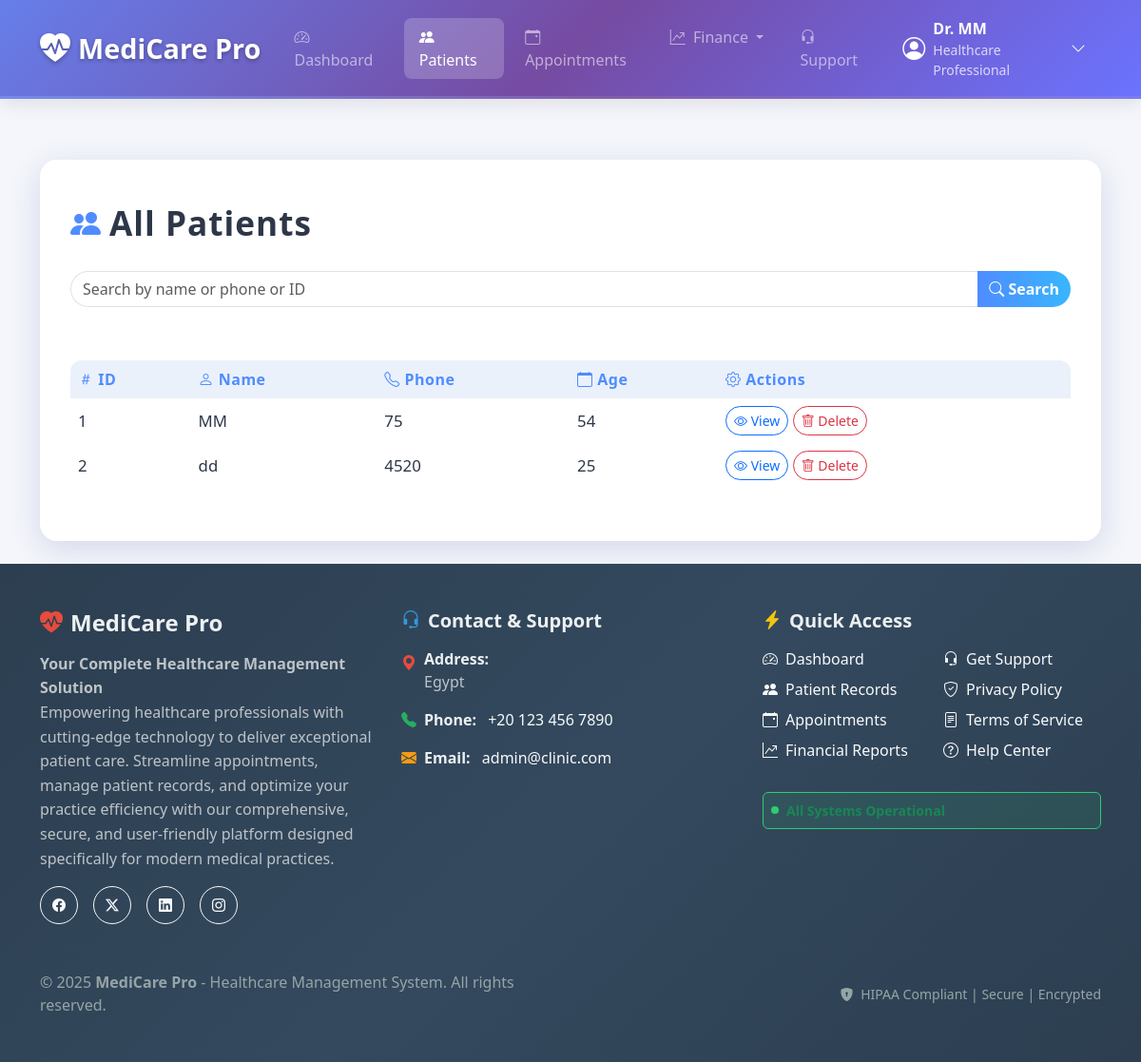
Page /patients (signed in) on the committed database.
### models.py (models this page shows, shortened)
class Doctor(UserMixin, db.Model):
    __tablename__ = 'doctor'
    id = db.Column(db.Integer, primary_key=True)
    clinic_id = db.Column(db.Integer, db.ForeignKey('clinic.id'), nullable=True)
    first_name = db.Column(db.String(100), nullable=False)
    last_name = db.Column(db.String(100), nullable=False)
    email = db.Column(db.String(120), unique=True, nullable=False)
    phone = db.Column(db.String(20), unique=True, nullable=False)
    password = db.Column(db.String(200), nullable=False)
    verified = db.Column(db.Boolean, default=False)
    is_active = db.Column(db.Boolean, default=True)
    role = db.Column(db.String(50), default='doctor')  # doctor, admin
    created_at = db.Column(db.DateTime, default=datetime.utcnow)
    last_login = db.Column(db.DateTime)
    patients = db.relationship('Patient', backref='doctor', lazy=True)

class Patient(db.Model):
    __tablename__ = 'patient'
    id = db.Column(db.Integer, primary_key=True)
    doctor_id = db.Column(db.Integer, db.ForeignKey('doctor.id'), nullable=False)
    doctor_patient_id = db.Column(db.Integer, nullable=False)  # Doctor-specific patient ID
    name = db.Column(db.String(100), nullable=False)
    phone = db.Column(db.String(20))
    age = db.Column(db.Integer)
    diagnosis = db.Column(db.String(200))
    medicines = db.Column(db.String(255))
    first_visit = db.Column(db.DateTime)
    next_visit = db.Column(db.DateTime)
    completed = db.Column(db.Boolean, default=False)
    amount_due = db.Column(db.Float, nullable=False, default=0.0)
    amount_paid = db.Column(db.Float, nullable=False, default=0.0)
    xray_filename = db.Column(db.String(255), nullable=True)
    visits = db.relationship('Visit', backref='patient', lazy=True, cascade='all, delete-orphan')
    __table_args__ = (db.UniqueConstraint('doctor_id', 'doctor_patient_id', name='_doctor_patient_id_uc'),)

class AdminContactInfo(db.Model):
    __tablename__ = 'admin_contact_info'
    id = db.Column(db.Integer, primary_key=True)
    phone = db.Column(db.String(20))
    whatsapp = db.Column(db.String(20))
    email = db.Column(db.String(120))
    address = db.Column(db.Text)
    working_hours = db.Column(db.String(100))
    updated_at = db.Column(db.DateTime, default=datetime.utcnow)
    updated_by = db.Column(db.Integer, db.ForeignKey('super_admin.id'))
    @classmethod
    def get_contact_info(cls):
        info = cls.query.first()
        return info

### app.py (the view)
@app.route('/patients')
@login_required
def patients():
    query = request.args.get('q')
    if query:
        base_conditions = [Patient.name.ilike(f'%{query}%'), Patient.phone.ilike(f'%{query}%')]
        if query.isdigit():
            base_conditions.append(Patient.id == int(query))
        results = Patient.query.filter(
            Patient.doctor_id == current_user.id,
            or_(*base_conditions)
        ).order_by(Patient.id).all()
    else:
        results = Patient.query.filter_by(doctor_id=current_user.id).order_by(Patient.id).all()
    return render_template('patients.html', patients=results)

### templates/patients.html (shortened to what this page needs)
{% extends "base.html" %}
{% block content %}
<div class="container dashboard-container">
  <div class="dashboard-title">
    <i class="bi bi-people-fill"></i> All Patients
  </div>
  <form method="GET" action="{{ url_for('patients') }}" class="mb-4 search-bar">
    <div class="input-group">
      <input type="text" name="q" class="form-control" placeholder="Search by name or phone or ID" value="{{ request.args.get('q', '') }}">
      <button class="btn" type="submit"><i class="bi bi-search"></i> Search</button>
    </div>
  </form>
  {% if patients %}
    <div class="table-responsive">
      <table class="table table-dashboard align-middle">
        <thead>
          <tr>
            <th><i class="bi bi-hash"></i> ID</th>
            <th><i class="bi bi-person"></i> Name</th>
            <th><i class="bi bi-telephone"></i> Phone</th>
            <th><i class="bi bi-calendar"></i> Age</th>
            <th><i class="bi bi-gear"></i> Actions</th>
          </tr>
        </thead>
        <tbody>
          {% for patient in patients %}
          <tr>
            <td>{{ patient.doctor_patient_id or patient.id }}</td>
            <td>{{ patient.name }}</td>
            <td>{{ patient.phone }}</td>
            <td>{{ patient.age }}</td>
            <td>
              <a href="{{ url_for('patient_detail', patient_id=patient.id) }}" class="btn btn-sm btn-outline-primary">
                <i class="bi bi-eye"></i> View
              </a>
              <form method="POST" action="{{ url_for('delete_patient', patient_id=patient.id) }}" style="display:inline;">
                <button type="submit" class="btn btn-sm btn-outline-danger" onclick="return confirm('Are you sure you want to delete this patient?');">
                  <i class="bi bi-trash"></i> Delete
                </button>
              </form>
            </td>
          </tr>
          {% endfor %}
        </tbody>
      </table>
    </div>
  {% else %}
    <div class="no-patients">
      <i class="bi bi-emoji-frown"></i> No patients found.
    </div>
  {% endif %}
</div>
<link rel="stylesheet" href="https://cdn.jsdelivr.net/npm/bootstrap-icons@1.11.1/font/bootstrap-icons.css">
{% endblock %}

### templates/base.html (shortened to what this page needs)
<!DOCTYPE html>
<html lang="en">
<head>
    <link rel="stylesheet" href="https://cdn.jsdelivr.net/npm/bootstrap@5.3.2/dist/css/bootstrap.min.css">
    <link rel="stylesheet" href="https://cdn.jsdelivr.net/npm/bootstrap-icons@1.11.3/font/bootstrap-icons.css">
</head>
<body class="d-flex flex-column min-vh-100">
    <nav class="navbar navbar-expand-lg navbar-dark navbar-custom sticky-top">
      <div class="container">
        <a class="navbar-brand d-flex align-items-center" href="{{ url_for('dashboard') }}">
          <i class="bi bi-heart-pulse-fill fs-2 me-2"></i>
          <span>MediCare Pro</span>
        </a>
        <div class="collapse navbar-collapse" id="navbarMain">
          <ul class="navbar-nav me-auto mb-2 mb-lg-0">
            <li class="nav-item">
              <a class="nav-link" href="{{ url_for('dashboard') }}">
                <i class="bi bi-speedometer2 me-1"></i> Dashboard
              </a>
            </li>
            <li class="nav-item">
              <a class="nav-link" href="{{ url_for('patients') }}">
                <i class="bi bi-people-fill me-1"></i> Patients
              </a>
            </li>
            <li class="nav-item">
              <a class="nav-link" href="{{ url_for('calendar') }}">
                <i class="bi bi-calendar-event me-1"></i> Appointments
              </a>
            </li>
            <li class="nav-item dropdown">
              <a class="nav-link dropdown-toggle" href="#" id="financesDropdown" role="button" data-bs-toggle="dropdown" aria-expanded="false">
                <i class="bi bi-graph-up-arrow me-1"></i> Finance
              </a>
            </li>
            <li class="nav-item">
              <a class="nav-link" href="{{ url_for('contact') }}">
                <i class="bi bi-headset me-1"></i> Support
              </a>
            </li>
          </ul>
          <div class="d-flex align-items-center gap-3">
            {% if current_user.is_authenticated %}
              <div class="dropdown">
                <button class="user-profile d-flex align-items-center border-0 bg-transparent" data-bs-toggle="dropdown" aria-expanded="false" style="color: white;">
                  <i class="bi bi-person-circle fs-4 me-2"></i>
                  <div class="d-flex flex-column text-start">
                    <span class="fw-semibold">Dr. {{ current_user.first_name }}</span>
                    {% if current_user.clinic %}
                      <small class="opacity-75">{{ current_user.clinic.name }}</small>
                    {% else %}
                      <small class="opacity-75">Healthcare Professional</small>
                    {% endif %}
                  </div>
                  <i class="bi bi-chevron-down ms-2"></i>
                </button>
              </div>
            {% endif %}
          </div>
        </div>
      </div>
    </nav>
    <main class="flex-grow-1">
        <div class="container py-4">
            {% block content %}{% endblock %}
        </div>
    </main>
    <footer class="mt-auto" style="background: linear-gradient(135deg, #2c3e50 0%, #34495e 50%, #2c3e50 100%); color: #ecf0f1;">
      <div class="container py-5">
        <div class="row g-4">
          <div class="col-lg-4 col-md-6">
            <div class="footer-section">
              <h4 class="fw-bold mb-3 d-flex align-items-center">
                <i class="bi bi-heart-pulse-fill me-2" style="color: #e74c3c;"></i>
                MediCare Pro
              </h4>
              <p class="mb-3" style="line-height: 1.6; color: #bdc3c7;">
                <strong>Your Complete Healthcare Management Solution</strong><br>
                Empowering healthcare professionals with cutting-edge technology to deliver exceptional patient care.
                Streamline appointments, manage patient records, and optimize your practice efficiency with our
                comprehensive, secure, and user-friendly platform designed specifically for modern medical practices.
              </p>
              <div class="d-flex gap-3 mt-3">
                <a href="#" class="btn btn-outline-light btn-sm rounded-circle" style="width: 40px; height: 40px; display: flex; align-items: center; justify-content: center;">
                  <i class="bi bi-facebook"></i>
                </a>
                <a href="#" class="btn btn-outline-light btn-sm rounded-circle" style="width: 40px; height: 40px; display: flex; align-items: center; justify-content: center;">
                  <i class="bi bi-twitter-x"></i>
                </a>
                <a href="#" class="btn btn-outline-light btn-sm rounded-circle" style="width: 40px; height: 40px; display: flex; align-items: center; justify-content: center;">
                  <i class="bi bi-linkedin"></i>
                </a>
                <a href="#" class="btn btn-outline-light btn-sm rounded-circle" style="width: 40px; height: 40px; display: flex; align-items: center; justify-content: center;">
                  <i class="bi bi-instagram"></i>
                </a>
              </div>
            </div>
          </div>
          <div class="col-lg-4 col-md-6">
            <div class="footer-section">
              <h5 class="fw-bold mb-3 d-flex align-items-center">
                <i class="bi bi-headset me-2" style="color: #3498db;"></i>
                Contact & Support
              </h5>
              {% if contact_info %}
                <div class="contact-info">
                  {% if contact_info.address %}
                    <div class="mb-3 d-flex align-items-start">
                      <i class="bi bi-geo-alt-fill me-2 mt-1" style="color: #e74c3c;"></i>
                      <div>
                        <strong>Address:</strong><br>
                        <span style="color: #bdc3c7;">{{ contact_info.address }}</span>
                      </div>
                    </div>
                  {% endif %}
                  {% if contact_info.phone %}
                    <div class="mb-3 d-flex align-items-center">
                      <i class="bi bi-telephone-fill me-2" style="color: #27ae60;"></i>
                      <div>
                        <strong>Phone:</strong>
                        <a href="tel:{{ contact_info.phone }}" class="text-light text-decoration-none ms-2">
                          {{ contact_info.phone }}
                        </a>
                      </div>
                    </div>
                  {% endif %}
                  {% if contact_info.email %}
                    <div class="mb-3 d-flex align-items-center">
                      <i class="bi bi-envelope-fill me-2" style="color: #f39c12;"></i>
                      <div>
                        <strong>Email:</strong>
                        <a href="mailto:{{ contact_info.email }}" class="text-light text-decoration-none ms-2">
                          {{ contact_info.email }}
                        </a>
                      </div>
                    </div>
                  {% endif %}
                </div>
              {% endif %}
            </div>
          </div>
          <div class="col-lg-4 col-md-12">
            <div class="footer-section">
              <h5 class="fw-bold mb-3 d-flex align-items-center">
                <i class="bi bi-lightning-charge-fill me-2" style="color: #f1c40f;"></i>
                Quick Access
              </h5>
              <div class="row">
                <div class="col-6">
                  <ul class="list-unstyled">
                    <li class="mb-2">
                      <a href="{{ url_for('dashboard') }}" class="text-light text-decoration-none d-flex align-items-center">
                        <i class="bi bi-speedometer2 me-2"></i> Dashboard
                      </a>
                    </li>
                    <li class="mb-2">
                      <a href="{{ url_for('patients') }}" class="text-light text-decoration-none d-flex align-items-center">
                        <i class="bi bi-people-fill me-2"></i> Patient Records
                      </a>
                    </li>
                    <li class="mb-2">
                      <a href="{{ url_for('calendar') }}" class="text-light text-decoration-none d-flex align-items-center">
                        <i class="bi bi-calendar-event me-2"></i> Appointments
                      </a>
                    </li>
                    <li class="mb-2">
                      <a href="{{ url_for('finances') }}" class="text-light text-decoration-none d-flex align-items-center">
                        <i class="bi bi-graph-up-arrow me-2"></i> Financial Reports
                      </a>
                    </li>
                  </ul>
                </div>
                <div class="col-6">
                  <ul class="list-unstyled">
                    <li class="mb-2">
                      <a href="{{ url_for('contact') }}" class="text-light text-decoration-none d-flex align-items-center">
                        <i class="bi bi-headset me-2"></i> Get Support
                      </a>
                    </li>
                    <li class="mb-2">
                      <a href="#" class="text-light text-decoration-none d-flex align-items-center">
                        <i class="bi bi-shield-check me-2"></i> Privacy Policy
                      </a>
                    </li>
                    <li class="mb-2">
                      <a href="#" class="text-light text-decoration-none d-flex align-items-center">
                        <i class="bi bi-file-text me-2"></i> Terms of Service
                      </a>
                    </li>
                    <li class="mb-2">
                      <a href="#" class="text-light text-decoration-none d-flex align-items-center">
                        <i class="bi bi-question-circle me-2"></i> Help Center
                      </a>
                    </li>
                  </ul>
                </div>
              </div>
              <div class="mt-3 p-2 rounded" style="background: rgba(46, 204, 113, 0.1); border: 1px solid #2ecc71;">
                <div class="d-flex align-items-center">
                  <div class="me-2" style="width: 8px; height: 8px; background: #2ecc71; border-radius: 50%; animation: pulse 2s infinite;"></div>
                  <small class="text-success fw-semibold">All Systems Operational</small>
                </div>
              </div>
            </div>
          </div>
        </div>
        <hr class="my-4" style="border-color: #34495e;">
        <div class="row align-items-center">
          <div class="col-md-6">
            <p class="mb-0" style="color: #95a5a6;">
              &copy; {{ current_year or 2025 }} <strong>MediCare Pro</strong> - Healthcare Management System. All rights reserved.
            </p>
          </div>
          <div class="col-md-6 text-md-end">
            <small style="color: #95a5a6;">
              <i class="bi bi-shield-lock-fill me-1"></i>
              HIPAA Compliant | Secure | Encrypted
            </small>
          </div>
        </div>
      </div>
    </footer>
</body>
</html>

### rows in the picture
Doctor: first_name "MM"
Patient: doctor_patient "1", name "MM", phone "75", age "54"
Patient: doctor_patient "2", name "dd", phone "4520", age "25"
AdminContactInfo: address "Egypt", phone "+20 123 456 7890", email "admin@clinic.com"
